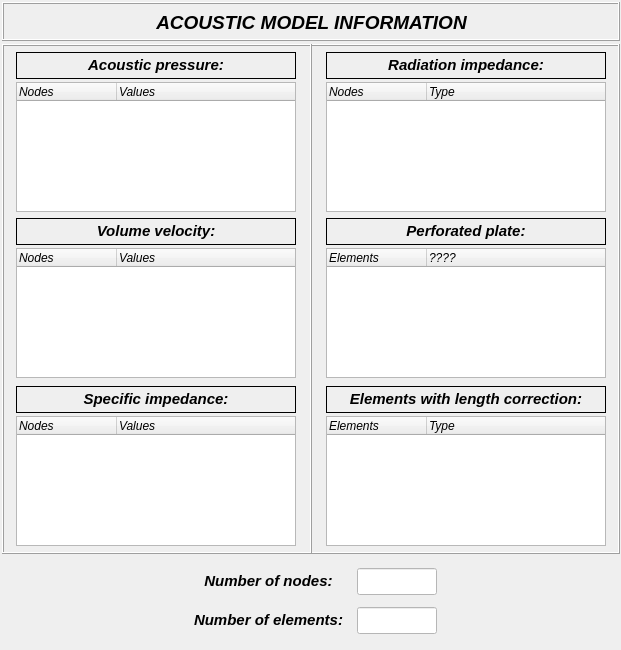
<?xml version="1.0" encoding="UTF-8"?>
<ui version="4.0">
 <class>dialog</class>
 <widget class="QDialog" name="dialog">
  <property name="geometry">
   <rect>
    <x>0</x>
    <y>0</y>
    <width>621</width>
    <height>650</height>
   </rect>
  </property>
  <property name="minimumSize">
   <size>
    <width>621</width>
    <height>575</height>
   </size>
  </property>
  <property name="maximumSize">
   <size>
    <width>621</width>
    <height>650</height>
   </size>
  </property>
  <property name="windowTitle">
   <string>Acoustic Model Information</string>
  </property>
  <widget class="QFrame" name="frame">
   <property name="geometry">
    <rect>
     <x>310</x>
     <y>44</y>
     <width>310</width>
     <height>510</height>
    </rect>
   </property>
   <property name="minimumSize">
    <size>
     <width>310</width>
     <height>510</height>
    </size>
   </property>
   <property name="maximumSize">
    <size>
     <width>310</width>
     <height>510</height>
    </size>
   </property>
   <property name="frameShape">
    <enum>QFrame::Box</enum>
   </property>
   <property name="frameShadow">
    <enum>QFrame::Raised</enum>
   </property>
   <widget class="QLabel" name="label_9">
    <property name="geometry">
     <rect>
      <x>16</x>
      <y>8</y>
      <width>280</width>
      <height>27</height>
     </rect>
    </property>
    <property name="font">
     <font>
      <family>Arial</family>
      <pointsize>11</pointsize>
      <weight>75</weight>
      <italic>true</italic>
      <bold>true</bold>
     </font>
    </property>
    <property name="frameShape">
     <enum>QFrame::Box</enum>
    </property>
    <property name="text">
     <string>&lt;html&gt;&lt;head/&gt;&lt;body&gt;&lt;p align=&quot;center&quot;&gt;Radiation impedance:&lt;/p&gt;&lt;/body&gt;&lt;/html&gt;</string>
    </property>
    <property name="textFormat">
     <enum>Qt::AutoText</enum>
    </property>
    <property name="alignment">
     <set>Qt::AlignCenter</set>
    </property>
   </widget>
   <widget class="QTreeWidget" name="treeWidget_radiation_impedance">
    <property name="geometry">
     <rect>
      <x>16</x>
      <y>38</y>
      <width>280</width>
      <height>130</height>
     </rect>
    </property>
    <property name="minimumSize">
     <size>
      <width>280</width>
      <height>130</height>
     </size>
    </property>
    <property name="maximumSize">
     <size>
      <width>280</width>
      <height>130</height>
     </size>
    </property>
    <property name="font">
     <font>
      <family>Arial</family>
      <italic>true</italic>
     </font>
    </property>
    <column>
     <property name="text">
      <string>Nodes</string>
     </property>
    </column>
    <column>
     <property name="text">
      <string>Type</string>
     </property>
    </column>
   </widget>
   <widget class="QTreeWidget" name="treeWidget_perforated_plate">
    <property name="geometry">
     <rect>
      <x>16</x>
      <y>204</y>
      <width>280</width>
      <height>130</height>
     </rect>
    </property>
    <property name="minimumSize">
     <size>
      <width>280</width>
      <height>130</height>
     </size>
    </property>
    <property name="maximumSize">
     <size>
      <width>280</width>
      <height>130</height>
     </size>
    </property>
    <property name="font">
     <font>
      <family>Arial</family>
      <italic>true</italic>
     </font>
    </property>
    <column>
     <property name="text">
      <string>Elements</string>
     </property>
    </column>
    <column>
     <property name="text">
      <string>????</string>
     </property>
    </column>
   </widget>
   <widget class="QTreeWidget" name="treeWidget_element_length_correction">
    <property name="geometry">
     <rect>
      <x>16</x>
      <y>372</y>
      <width>280</width>
      <height>130</height>
     </rect>
    </property>
    <property name="minimumSize">
     <size>
      <width>280</width>
      <height>130</height>
     </size>
    </property>
    <property name="maximumSize">
     <size>
      <width>280</width>
      <height>130</height>
     </size>
    </property>
    <property name="font">
     <font>
      <family>Arial</family>
      <italic>true</italic>
     </font>
    </property>
    <column>
     <property name="text">
      <string>Elements</string>
     </property>
    </column>
    <column>
     <property name="text">
      <string>Type</string>
     </property>
    </column>
   </widget>
   <widget class="QLabel" name="label_15">
    <property name="geometry">
     <rect>
      <x>16</x>
      <y>174</y>
      <width>280</width>
      <height>27</height>
     </rect>
    </property>
    <property name="font">
     <font>
      <family>Arial</family>
      <pointsize>11</pointsize>
      <weight>75</weight>
      <italic>true</italic>
      <bold>true</bold>
     </font>
    </property>
    <property name="frameShape">
     <enum>QFrame::Box</enum>
    </property>
    <property name="text">
     <string>&lt;html&gt;&lt;head/&gt;&lt;body&gt;&lt;p align=&quot;center&quot;&gt;Perforated plate:&lt;/p&gt;&lt;/body&gt;&lt;/html&gt;</string>
    </property>
    <property name="textFormat">
     <enum>Qt::AutoText</enum>
    </property>
    <property name="alignment">
     <set>Qt::AlignCenter</set>
    </property>
   </widget>
   <widget class="QLabel" name="label_16">
    <property name="geometry">
     <rect>
      <x>16</x>
      <y>342</y>
      <width>280</width>
      <height>27</height>
     </rect>
    </property>
    <property name="font">
     <font>
      <family>Arial</family>
      <pointsize>11</pointsize>
      <weight>75</weight>
      <italic>true</italic>
      <bold>true</bold>
     </font>
    </property>
    <property name="frameShape">
     <enum>QFrame::Box</enum>
    </property>
    <property name="text">
     <string>&lt;html&gt;&lt;head/&gt;&lt;body&gt;&lt;p align=&quot;center&quot;&gt;Elements with length correction:&lt;/p&gt;&lt;/body&gt;&lt;/html&gt;</string>
    </property>
    <property name="textFormat">
     <enum>Qt::AutoText</enum>
    </property>
    <property name="alignment">
     <set>Qt::AlignCenter</set>
    </property>
   </widget>
  </widget>
  <widget class="QFrame" name="frame_2">
   <property name="geometry">
    <rect>
     <x>2</x>
     <y>44</y>
     <width>310</width>
     <height>510</height>
    </rect>
   </property>
   <property name="minimumSize">
    <size>
     <width>310</width>
     <height>510</height>
    </size>
   </property>
   <property name="maximumSize">
    <size>
     <width>310</width>
     <height>510</height>
    </size>
   </property>
   <property name="frameShape">
    <enum>QFrame::Box</enum>
   </property>
   <property name="frameShadow">
    <enum>QFrame::Raised</enum>
   </property>
   <widget class="QTreeWidget" name="treeWidget_volume_velocity">
    <property name="geometry">
     <rect>
      <x>14</x>
      <y>204</y>
      <width>280</width>
      <height>130</height>
     </rect>
    </property>
    <property name="minimumSize">
     <size>
      <width>280</width>
      <height>130</height>
     </size>
    </property>
    <property name="maximumSize">
     <size>
      <width>280</width>
      <height>130</height>
     </size>
    </property>
    <property name="font">
     <font>
      <family>Arial</family>
      <italic>true</italic>
     </font>
    </property>
    <column>
     <property name="text">
      <string>Nodes</string>
     </property>
    </column>
    <column>
     <property name="text">
      <string>Values</string>
     </property>
    </column>
   </widget>
   <widget class="QTreeWidget" name="treeWidget_acoustic_pressure">
    <property name="geometry">
     <rect>
      <x>14</x>
      <y>38</y>
      <width>280</width>
      <height>130</height>
     </rect>
    </property>
    <property name="minimumSize">
     <size>
      <width>280</width>
      <height>130</height>
     </size>
    </property>
    <property name="maximumSize">
     <size>
      <width>280</width>
      <height>130</height>
     </size>
    </property>
    <property name="font">
     <font>
      <family>Arial</family>
      <italic>true</italic>
     </font>
    </property>
    <column>
     <property name="text">
      <string>Nodes</string>
     </property>
    </column>
    <column>
     <property name="text">
      <string>Values</string>
     </property>
    </column>
   </widget>
   <widget class="QLabel" name="label_11">
    <property name="geometry">
     <rect>
      <x>14</x>
      <y>174</y>
      <width>280</width>
      <height>27</height>
     </rect>
    </property>
    <property name="font">
     <font>
      <family>Arial</family>
      <pointsize>11</pointsize>
      <weight>75</weight>
      <italic>true</italic>
      <bold>true</bold>
     </font>
    </property>
    <property name="frameShape">
     <enum>QFrame::Box</enum>
    </property>
    <property name="text">
     <string>&lt;html&gt;&lt;head/&gt;&lt;body&gt;&lt;p align=&quot;center&quot;&gt;Volume velocity:&lt;/p&gt;&lt;/body&gt;&lt;/html&gt;</string>
    </property>
    <property name="textFormat">
     <enum>Qt::AutoText</enum>
    </property>
    <property name="alignment">
     <set>Qt::AlignCenter</set>
    </property>
   </widget>
   <widget class="QLabel" name="label_10">
    <property name="geometry">
     <rect>
      <x>14</x>
      <y>8</y>
      <width>280</width>
      <height>27</height>
     </rect>
    </property>
    <property name="font">
     <font>
      <family>Arial</family>
      <pointsize>11</pointsize>
      <weight>75</weight>
      <italic>true</italic>
      <bold>true</bold>
     </font>
    </property>
    <property name="frameShape">
     <enum>QFrame::Box</enum>
    </property>
    <property name="text">
     <string>&lt;html&gt;&lt;head/&gt;&lt;body&gt;&lt;p align=&quot;center&quot;&gt;Acoustic pressure:&lt;/p&gt;&lt;/body&gt;&lt;/html&gt;</string>
    </property>
    <property name="textFormat">
     <enum>Qt::AutoText</enum>
    </property>
    <property name="alignment">
     <set>Qt::AlignCenter</set>
    </property>
   </widget>
   <widget class="QLabel" name="label_17">
    <property name="geometry">
     <rect>
      <x>14</x>
      <y>342</y>
      <width>280</width>
      <height>27</height>
     </rect>
    </property>
    <property name="font">
     <font>
      <family>Arial</family>
      <pointsize>11</pointsize>
      <weight>75</weight>
      <italic>true</italic>
      <bold>true</bold>
     </font>
    </property>
    <property name="frameShape">
     <enum>QFrame::Box</enum>
    </property>
    <property name="text">
     <string>&lt;html&gt;&lt;head/&gt;&lt;body&gt;&lt;p align=&quot;center&quot;&gt;Specific impedance:&lt;/p&gt;&lt;/body&gt;&lt;/html&gt;</string>
    </property>
    <property name="textFormat">
     <enum>Qt::AutoText</enum>
    </property>
    <property name="alignment">
     <set>Qt::AlignCenter</set>
    </property>
   </widget>
   <widget class="QTreeWidget" name="treeWidget_specific_impedance">
    <property name="geometry">
     <rect>
      <x>14</x>
      <y>372</y>
      <width>280</width>
      <height>130</height>
     </rect>
    </property>
    <property name="minimumSize">
     <size>
      <width>280</width>
      <height>130</height>
     </size>
    </property>
    <property name="maximumSize">
     <size>
      <width>280</width>
      <height>130</height>
     </size>
    </property>
    <property name="font">
     <font>
      <family>Arial</family>
      <italic>true</italic>
     </font>
    </property>
    <column>
     <property name="text">
      <string>Nodes</string>
     </property>
    </column>
    <column>
     <property name="text">
      <string>Values</string>
     </property>
    </column>
   </widget>
  </widget>
  <widget class="QFrame" name="frame_3">
   <property name="geometry">
    <rect>
     <x>2</x>
     <y>2</y>
     <width>618</width>
     <height>39</height>
    </rect>
   </property>
   <property name="frameShape">
    <enum>QFrame::Box</enum>
   </property>
   <property name="frameShadow">
    <enum>QFrame::Raised</enum>
   </property>
   <widget class="QLabel" name="label_12">
    <property name="geometry">
     <rect>
      <x>122</x>
      <y>8</y>
      <width>375</width>
      <height>26</height>
     </rect>
    </property>
    <property name="font">
     <font>
      <family>Arial</family>
      <pointsize>11</pointsize>
      <weight>75</weight>
      <italic>true</italic>
      <bold>true</bold>
     </font>
    </property>
    <property name="frameShape">
     <enum>QFrame::NoFrame</enum>
    </property>
    <property name="text">
     <string>&lt;html&gt;&lt;head/&gt;&lt;body&gt;&lt;p align=&quot;center&quot;&gt;&lt;span style=&quot; font-size:14pt;&quot;&gt;ACOUSTIC MODEL INFORMATION&lt;/span&gt;&lt;/p&gt;&lt;/body&gt;&lt;/html&gt;</string>
    </property>
    <property name="textFormat">
     <enum>Qt::AutoText</enum>
    </property>
    <property name="alignment">
     <set>Qt::AlignCenter</set>
    </property>
   </widget>
  </widget>
  <widget class="QWidget" name="gridLayoutWidget">
   <property name="geometry">
    <rect>
     <x>186</x>
     <y>562</y>
     <width>253</width>
     <height>80</height>
    </rect>
   </property>
   <layout class="QGridLayout" name="gridLayout">
    <item row="1" column="0">
     <widget class="QLabel" name="label_14">
      <property name="minimumSize">
       <size>
        <width>165</width>
        <height>27</height>
       </size>
      </property>
      <property name="maximumSize">
       <size>
        <width>165</width>
        <height>27</height>
       </size>
      </property>
      <property name="font">
       <font>
        <family>Arial</family>
        <pointsize>11</pointsize>
        <weight>75</weight>
        <italic>true</italic>
        <bold>true</bold>
       </font>
      </property>
      <property name="frameShape">
       <enum>QFrame::NoFrame</enum>
      </property>
      <property name="text">
       <string>&lt;html&gt;&lt;head/&gt;&lt;body&gt;&lt;p align=&quot;center&quot;&gt;Number of elements:&lt;/p&gt;&lt;/body&gt;&lt;/html&gt;</string>
      </property>
      <property name="textFormat">
       <enum>Qt::AutoText</enum>
      </property>
      <property name="alignment">
       <set>Qt::AlignRight|Qt::AlignTrailing|Qt::AlignVCenter</set>
      </property>
     </widget>
    </item>
    <item row="0" column="0">
     <widget class="QLabel" name="label_13">
      <property name="minimumSize">
       <size>
        <width>165</width>
        <height>27</height>
       </size>
      </property>
      <property name="maximumSize">
       <size>
        <width>165</width>
        <height>27</height>
       </size>
      </property>
      <property name="font">
       <font>
        <family>Arial</family>
        <pointsize>11</pointsize>
        <weight>75</weight>
        <italic>true</italic>
        <bold>true</bold>
       </font>
      </property>
      <property name="frameShape">
       <enum>QFrame::NoFrame</enum>
      </property>
      <property name="text">
       <string>&lt;html&gt;&lt;head/&gt;&lt;body&gt;&lt;p align=&quot;center&quot;&gt;Number of nodes:&lt;/p&gt;&lt;/body&gt;&lt;/html&gt;</string>
      </property>
      <property name="textFormat">
       <enum>Qt::AutoText</enum>
      </property>
      <property name="alignment">
       <set>Qt::AlignRight|Qt::AlignTrailing|Qt::AlignVCenter</set>
      </property>
     </widget>
    </item>
    <item row="0" column="1">
     <widget class="QLineEdit" name="lineEdit_number_nodes">
      <property name="enabled">
       <bool>false</bool>
      </property>
      <property name="minimumSize">
       <size>
        <width>80</width>
        <height>27</height>
       </size>
      </property>
      <property name="maximumSize">
       <size>
        <width>80</width>
        <height>27</height>
       </size>
      </property>
      <property name="palette">
       <palette>
        <active>
         <colorrole role="WindowText">
          <brush brushstyle="SolidPattern">
           <color alpha="255">
            <red>0</red>
            <green>0</green>
            <blue>0</blue>
           </color>
          </brush>
         </colorrole>
         <colorrole role="Button">
          <brush brushstyle="SolidPattern">
           <color alpha="255">
            <red>255</red>
            <green>255</green>
            <blue>255</blue>
           </color>
          </brush>
         </colorrole>
         <colorrole role="Dark">
          <brush brushstyle="SolidPattern">
           <color alpha="255">
            <red>0</red>
            <green>0</green>
            <blue>0</blue>
           </color>
          </brush>
         </colorrole>
         <colorrole role="Text">
          <brush brushstyle="SolidPattern">
           <color alpha="255">
            <red>0</red>
            <green>0</green>
            <blue>0</blue>
           </color>
          </brush>
         </colorrole>
         <colorrole role="ButtonText">
          <brush brushstyle="SolidPattern">
           <color alpha="255">
            <red>0</red>
            <green>0</green>
            <blue>0</blue>
           </color>
          </brush>
         </colorrole>
         <colorrole role="Base">
          <brush brushstyle="SolidPattern">
           <color alpha="255">
            <red>255</red>
            <green>255</green>
            <blue>255</blue>
           </color>
          </brush>
         </colorrole>
         <colorrole role="Window">
          <brush brushstyle="SolidPattern">
           <color alpha="255">
            <red>255</red>
            <green>255</green>
            <blue>255</blue>
           </color>
          </brush>
         </colorrole>
        </active>
        <inactive>
         <colorrole role="WindowText">
          <brush brushstyle="SolidPattern">
           <color alpha="255">
            <red>0</red>
            <green>0</green>
            <blue>0</blue>
           </color>
          </brush>
         </colorrole>
         <colorrole role="Button">
          <brush brushstyle="SolidPattern">
           <color alpha="255">
            <red>255</red>
            <green>255</green>
            <blue>255</blue>
           </color>
          </brush>
         </colorrole>
         <colorrole role="Dark">
          <brush brushstyle="SolidPattern">
           <color alpha="255">
            <red>0</red>
            <green>0</green>
            <blue>0</blue>
           </color>
          </brush>
         </colorrole>
         <colorrole role="Text">
          <brush brushstyle="SolidPattern">
           <color alpha="255">
            <red>0</red>
            <green>0</green>
            <blue>0</blue>
           </color>
          </brush>
         </colorrole>
         <colorrole role="ButtonText">
          <brush brushstyle="SolidPattern">
           <color alpha="255">
            <red>0</red>
            <green>0</green>
            <blue>0</blue>
           </color>
          </brush>
         </colorrole>
         <colorrole role="Base">
          <brush brushstyle="SolidPattern">
           <color alpha="255">
            <red>255</red>
            <green>255</green>
            <blue>255</blue>
           </color>
          </brush>
         </colorrole>
         <colorrole role="Window">
          <brush brushstyle="SolidPattern">
           <color alpha="255">
            <red>255</red>
            <green>255</green>
            <blue>255</blue>
           </color>
          </brush>
         </colorrole>
        </inactive>
        <disabled>
         <colorrole role="WindowText">
          <brush brushstyle="SolidPattern">
           <color alpha="255">
            <red>0</red>
            <green>0</green>
            <blue>0</blue>
           </color>
          </brush>
         </colorrole>
         <colorrole role="Button">
          <brush brushstyle="SolidPattern">
           <color alpha="255">
            <red>255</red>
            <green>255</green>
            <blue>255</blue>
           </color>
          </brush>
         </colorrole>
         <colorrole role="Dark">
          <brush brushstyle="SolidPattern">
           <color alpha="255">
            <red>0</red>
            <green>0</green>
            <blue>0</blue>
           </color>
          </brush>
         </colorrole>
         <colorrole role="Text">
          <brush brushstyle="SolidPattern">
           <color alpha="255">
            <red>0</red>
            <green>0</green>
            <blue>0</blue>
           </color>
          </brush>
         </colorrole>
         <colorrole role="ButtonText">
          <brush brushstyle="SolidPattern">
           <color alpha="255">
            <red>0</red>
            <green>0</green>
            <blue>0</blue>
           </color>
          </brush>
         </colorrole>
         <colorrole role="Base">
          <brush brushstyle="SolidPattern">
           <color alpha="255">
            <red>255</red>
            <green>255</green>
            <blue>255</blue>
           </color>
          </brush>
         </colorrole>
         <colorrole role="Window">
          <brush brushstyle="SolidPattern">
           <color alpha="255">
            <red>255</red>
            <green>255</green>
            <blue>255</blue>
           </color>
          </brush>
         </colorrole>
        </disabled>
       </palette>
      </property>
      <property name="font">
       <font>
        <family>Arial</family>
        <pointsize>11</pointsize>
        <weight>75</weight>
        <italic>true</italic>
        <bold>true</bold>
       </font>
      </property>
      <property name="styleSheet">
       <string notr="true">background-color: rgb(255, 255, 255);</string>
      </property>
      <property name="alignment">
       <set>Qt::AlignCenter</set>
      </property>
     </widget>
    </item>
    <item row="1" column="1">
     <widget class="QLineEdit" name="lineEdit_number_elements">
      <property name="enabled">
       <bool>false</bool>
      </property>
      <property name="minimumSize">
       <size>
        <width>80</width>
        <height>27</height>
       </size>
      </property>
      <property name="maximumSize">
       <size>
        <width>80</width>
        <height>27</height>
       </size>
      </property>
      <property name="palette">
       <palette>
        <active>
         <colorrole role="WindowText">
          <brush brushstyle="SolidPattern">
           <color alpha="255">
            <red>0</red>
            <green>0</green>
            <blue>0</blue>
           </color>
          </brush>
         </colorrole>
         <colorrole role="Button">
          <brush brushstyle="SolidPattern">
           <color alpha="255">
            <red>255</red>
            <green>255</green>
            <blue>255</blue>
           </color>
          </brush>
         </colorrole>
         <colorrole role="Dark">
          <brush brushstyle="SolidPattern">
           <color alpha="255">
            <red>0</red>
            <green>0</green>
            <blue>0</blue>
           </color>
          </brush>
         </colorrole>
         <colorrole role="Text">
          <brush brushstyle="SolidPattern">
           <color alpha="255">
            <red>0</red>
            <green>0</green>
            <blue>0</blue>
           </color>
          </brush>
         </colorrole>
         <colorrole role="ButtonText">
          <brush brushstyle="SolidPattern">
           <color alpha="255">
            <red>0</red>
            <green>0</green>
            <blue>0</blue>
           </color>
          </brush>
         </colorrole>
         <colorrole role="Base">
          <brush brushstyle="SolidPattern">
           <color alpha="255">
            <red>255</red>
            <green>255</green>
            <blue>255</blue>
           </color>
          </brush>
         </colorrole>
         <colorrole role="Window">
          <brush brushstyle="SolidPattern">
           <color alpha="255">
            <red>255</red>
            <green>255</green>
            <blue>255</blue>
           </color>
          </brush>
         </colorrole>
        </active>
        <inactive>
         <colorrole role="WindowText">
          <brush brushstyle="SolidPattern">
           <color alpha="255">
            <red>0</red>
            <green>0</green>
            <blue>0</blue>
           </color>
          </brush>
         </colorrole>
         <colorrole role="Button">
          <brush brushstyle="SolidPattern">
           <color alpha="255">
            <red>255</red>
            <green>255</green>
            <blue>255</blue>
           </color>
          </brush>
         </colorrole>
         <colorrole role="Dark">
          <brush brushstyle="SolidPattern">
           <color alpha="255">
            <red>0</red>
            <green>0</green>
            <blue>0</blue>
           </color>
          </brush>
         </colorrole>
         <colorrole role="Text">
          <brush brushstyle="SolidPattern">
           <color alpha="255">
            <red>0</red>
            <green>0</green>
            <blue>0</blue>
           </color>
          </brush>
         </colorrole>
         <colorrole role="ButtonText">
          <brush brushstyle="SolidPattern">
           <color alpha="255">
            <red>0</red>
            <green>0</green>
            <blue>0</blue>
           </color>
          </brush>
         </colorrole>
         <colorrole role="Base">
          <brush brushstyle="SolidPattern">
           <color alpha="255">
            <red>255</red>
            <green>255</green>
            <blue>255</blue>
           </color>
          </brush>
         </colorrole>
         <colorrole role="Window">
          <brush brushstyle="SolidPattern">
           <color alpha="255">
            <red>255</red>
            <green>255</green>
            <blue>255</blue>
           </color>
          </brush>
         </colorrole>
        </inactive>
        <disabled>
         <colorrole role="WindowText">
          <brush brushstyle="SolidPattern">
           <color alpha="255">
            <red>0</red>
            <green>0</green>
            <blue>0</blue>
           </color>
          </brush>
         </colorrole>
         <colorrole role="Button">
          <brush brushstyle="SolidPattern">
           <color alpha="255">
            <red>255</red>
            <green>255</green>
            <blue>255</blue>
           </color>
          </brush>
         </colorrole>
         <colorrole role="Dark">
          <brush brushstyle="SolidPattern">
           <color alpha="255">
            <red>0</red>
            <green>0</green>
            <blue>0</blue>
           </color>
          </brush>
         </colorrole>
         <colorrole role="Text">
          <brush brushstyle="SolidPattern">
           <color alpha="255">
            <red>0</red>
            <green>0</green>
            <blue>0</blue>
           </color>
          </brush>
         </colorrole>
         <colorrole role="ButtonText">
          <brush brushstyle="SolidPattern">
           <color alpha="255">
            <red>0</red>
            <green>0</green>
            <blue>0</blue>
           </color>
          </brush>
         </colorrole>
         <colorrole role="Base">
          <brush brushstyle="SolidPattern">
           <color alpha="255">
            <red>255</red>
            <green>255</green>
            <blue>255</blue>
           </color>
          </brush>
         </colorrole>
         <colorrole role="Window">
          <brush brushstyle="SolidPattern">
           <color alpha="255">
            <red>255</red>
            <green>255</green>
            <blue>255</blue>
           </color>
          </brush>
         </colorrole>
        </disabled>
       </palette>
      </property>
      <property name="font">
       <font>
        <family>Arial</family>
        <pointsize>11</pointsize>
        <weight>75</weight>
        <italic>true</italic>
        <bold>true</bold>
       </font>
      </property>
      <property name="styleSheet">
       <string notr="true">background-color: rgb(255, 255, 255);</string>
      </property>
      <property name="alignment">
       <set>Qt::AlignCenter</set>
      </property>
     </widget>
    </item>
   </layout>
  </widget>
 </widget>
 <resources/>
 <connections/>
</ui>
